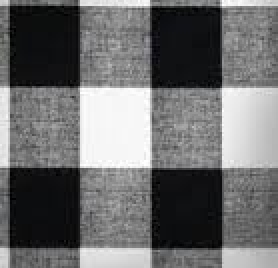
#> input picture Hw3/texture2.jpg, 139 x 134 px (shown 2 times larger)
$ jupyter execute Hw3.ipynb   (older library calls are emulated)
#> lines starting #> are read from the running program, lines starting #| are printed output that depends on the picture
# 1.

[cell 1]
import matplotlib
import matplotlib.pyplot as plt
import matplotlib.image as mpimg
import pandas as pd
import numpy as np
import scipy as sp
import cv2
import os
import sys
#suppress warnings for cleanliness
import warnings
warnings.filterwarnings('ignore')

[cell 2]
flower = "texture2.jpg"
leaf   = "texture1.jpg"

imgtex1 = cv2.imread(flower)
#> imgtex1 is the input picture: shape (134, 139, 3); mean B, G, R 110, 109.4, 109.2
imgtex2 = cv2.imread(leaf)
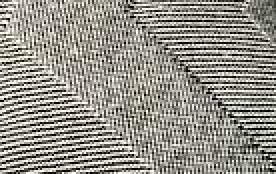
#> input picture Hw3/texture1.jpg, 138 x 87 px (shown 2 times larger)
#> imgtex2 is the input picture: shape (87, 138, 3); mean B, G, R 137, 146.3, 146.9
imgtex1 = cv2.cvtColor(imgtex1, cv2.COLOR_BGR2GRAY)
#> imgtex1: shape (134, 139)
imgtex2 = cv2.cvtColor(imgtex2, cv2.COLOR_BGR2GRAY)
#> imgtex2: shape (87, 138)
imgtex1 = cv2.resize(imgtex1, (200,373))
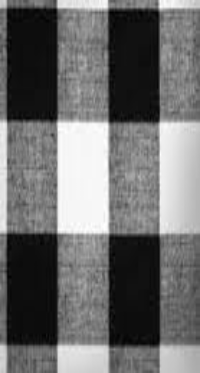
#> imgtex1: shape (373, 200); min 0, max 255, mean 109.3
plt.figure(figsize=(20,10))
plt.subplot(121)
plt.imshow(imgtex1, cmap="gray")
plt.subplot(122)
plt.imshow(imgtex2, cmap="gray")
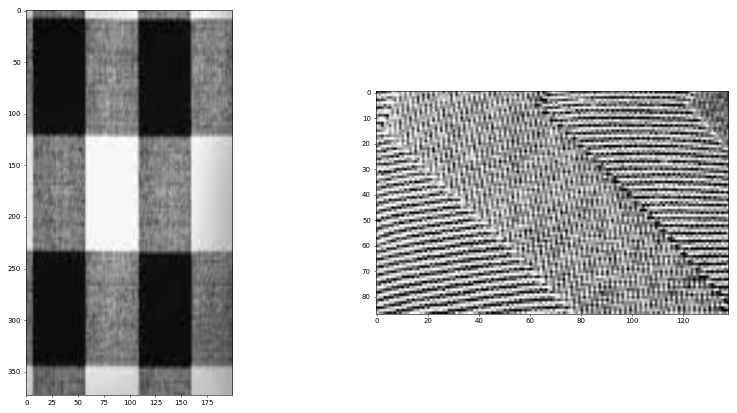
#> figure drawn by matplotlib, 2 panels

[cell 3]
#blur
blurred1 = cv2.GaussianBlur(imgtex1, (5,5), 1.5)
blurred2 = cv2.GaussianBlur(imgtex2, (5,5), 1.5)
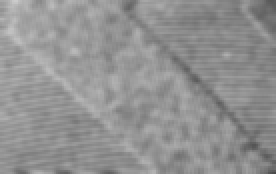
#> blurred2: shape (87, 138) (shown 2 times larger); min 74, max 203, mean 145.5

[cell 4]
sobelx = cv2.Sobel(blurred1,cv2.CV_64F,1,0,ksize=5)
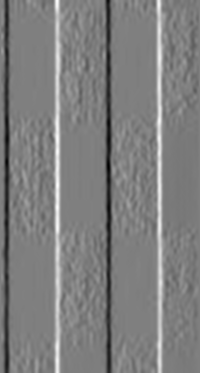
#> sobelx: shape (373, 200) float64; min -4310, max 4320, mean -14.8; drawn with min black and max white
sobely = cv2.Sobel(blurred1,cv2.CV_64F,0,1,ksize=5)
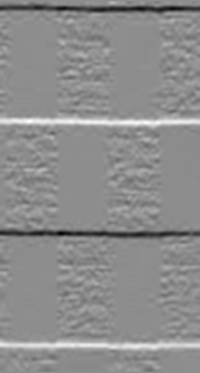
#> sobely: shape (373, 200) float64; min -3664, max 2934, mean -6.6; drawn with min black and max white

plt.figure(figsize=(20,10))
plt.subplot(121)
plt.imshow(sobelx, cmap="gray")
plt.subplot(122)
plt.imshow(sobely, cmap="gray")

[cell 5]
shape = sobelx.shape + (2,)
#> shape = (373, 200, 2)
A_1 = np.zeros(shape)

for i in range(shape[0]):
    for j in range(shape[1]):
        A_1[i][j][0]=sobelx[i][j]
        A_1[i][j][1]=sobely[i][j]

[cell 6]
shape = sobelx.shape + (2,2)
#> shape = (373, 200, 2, 2)
B_1 = np.zeros(shape)
for i in range(shape[0]):
    for j in range(shape[1]):
        B_1[i][j] = np.matmul(A_1[i][j], A_1[i][j].T)

def avg(matrix, i, j):
    C = np.zeros((2,2))
    counter = 0
    for i in range(max(i-2, 0), min(i+2, matrix.shape[0]-1)):
        for j in range(max(j-2, 0), min(j+2, matrix.shape[1]-1)):
#             print(i, j)
            C = C + matrix[i][j]
            counter = counter + 1
    C = C/counter
    return C

N = np.zeros(shape)
for i in range(N.shape[0]):
    for j in range(N.shape[1]):
        N[i][j] = avg(B_1, i, j)

D = []
for i in range(N.shape[0]):
    for j in range(N.shape[1]):
        D.append(N[i][j])
